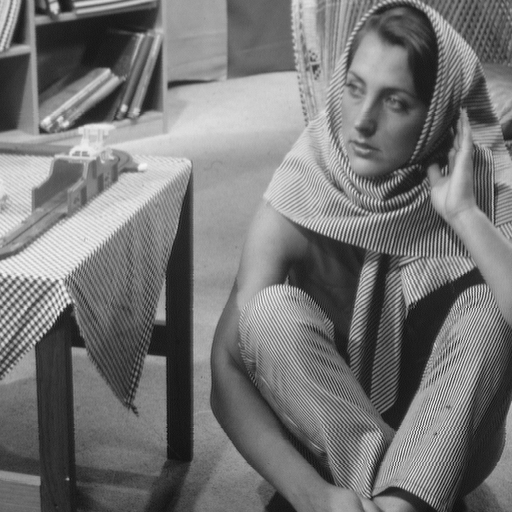
#> input picture imagenes/barbara.png, 512 x 512 px, found by its file name
$ jupyter execute --allow-errors 00_Imagenes_Plantilla.ipynb   (shell and % lines are left out)   (older library calls are emulated)
#> lines starting #> are read from the running program, lines starting #| are printed output that depends on the picture
## 1. Librerías

[cell 1]
import numpy as np
import cv2
import matplotlib.pyplot as plt
import matplotlib.image as mpi
from PIL import Image
import mahotas
import mahotas.demos

## 2. Lectura de Imágenes

### 2.1. Lectura de imagen en escala de grises con OpenCV

[cell 2]
def mostrar_imagen(location, title, use_matplotlib=True):
#> called with location = './imagenes/barbara.png', title = 'Mostrar con matplotlib', use_matplotlib = True
    imagen = cv2.imread(location)
#> imagen is the input picture: shape (512, 512, 3); min 12, max 246, mean 117.4
    if imagen is None:
        raise ValueError(f"No se pudo cargar la imagen desde la ubicación: {location}")
    if use_matplotlib:
        # Convertir BGR a RGB para mostrar correctamente con matplotlib
        imagen = cv2.cvtColor(imagen, cv2.COLOR_BGR2RGB)
        plt.figure(figsize=(3,3))
        plt.imshow(imagen)
        plt.title(title)
        plt.axis("off")
        plt.show()
    else:
        cv2.imshow(title, imagen)
        cv2.waitKey(0)
        cv2.destroyAllWindows()


mostrar_imagen("./imagenes/barbara.png", "Mostrar con matplotlib")
mostrar_imagen("./imagenes/barbara.png", "Mostrar con OpenCV", False)

### 2.2. Lectura de imagen a color con OpenCV

[cell 3]
def mostrar_imagen_color(x):
    imagen = cv2.imread(x)
    plt.figure(figsize=(9,3))
    plt.subplot(1,3,1)
    plt.imshow(imagen)
    plt.axis("off")

#> (the rest of this cell did not finish here and is left out)

### 2.3. Lectura de imágenes con Matplotlib

[cell 4]
def mostrar_con_pyplot(ruta_imagen):
    imagen = mpi.imread(ruta_imagen)
    plt.figure(figsize=(3,3))
    plt.imshow(imagen)
    plt.title("Leer y mostrar con matplotlib")
    plt.axis("off")

#> (the rest of this cell did not finish here and is left out)

### 2.4. Lectura de imágenes con PIL

[cell 5]
def mostrar_con_pil(ruta_imagen):
    im = Image.open(ruta_imagen)
    im.show()

#> (the rest of this cell did not finish here and is left out)

## 3. Crear y Grabar Imágenes

### 3.1. Imagen en escala de grises

[cell 6]
def crear_grises():
    d = (80, 80)
#> d = (80, 80)
    img = np.zeros(d)
    # Asegurarse de que el rango y el segmento del array tengan la misma forma
    img[20:61, 20:61] = np.arange(255, 214, -1)[:, None]
    img[30:51, 30:51] = 0
    img = np.uint8(img)
    plt.imshow(img, cmap='gray')
    plt.axis("off")
    plt.show()
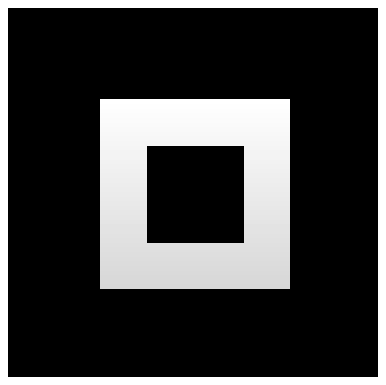
#> figure drawn by matplotlib, 1 panel

crear_grises()

### 3.2. Imagen a color

[cell 7]
def crear_color():
    f, c = 80, 80
    img = np.zeros((f, c, 3), dtype=np.uint8)
    img[20:61, 20:61] = [0, 0, 255]
    img[30:51, 30:51] = [255, 0, 0]
    plt.imshow(img)
    plt.axis("off")

crear_color()
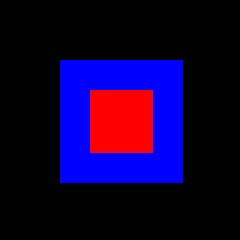
#> shown: shape (80, 80, 3) (shown 3 times larger); mean R, G, B 17.6, 0, 49.4
